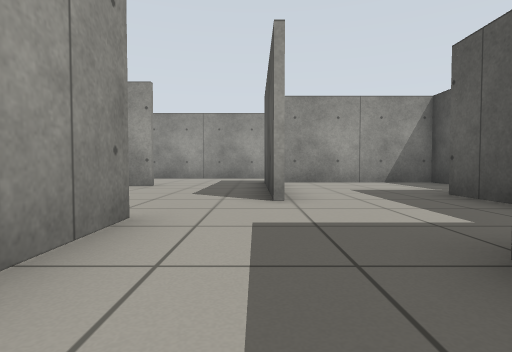
[1] (above)

19 first-person views from a walk through a world built for the Gazebo simulator. The camera is 0.5 m above the floor, tilts 2° down and sees 80° across. The floor is counted in squares, 1 m on a side. Each view is taken from the middle of a square. On the plan, view 1 faces up. The plan holds only what a view shows up to about 9 squares ahead; the rest is blank.

[2]
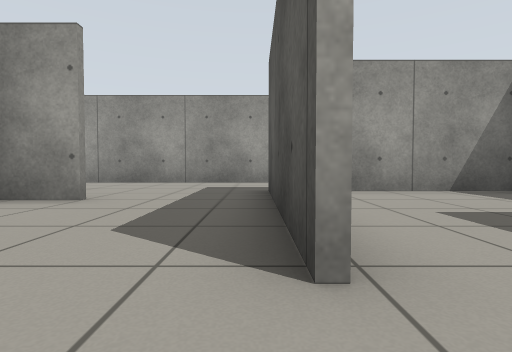

[3]
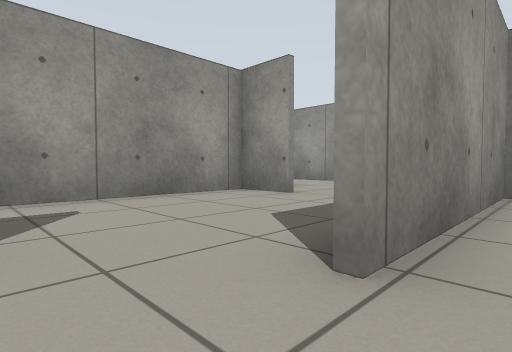

[4]
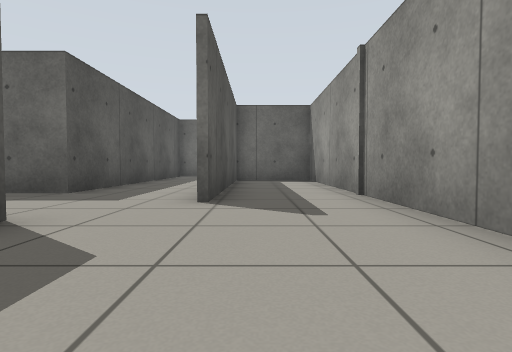

[5]
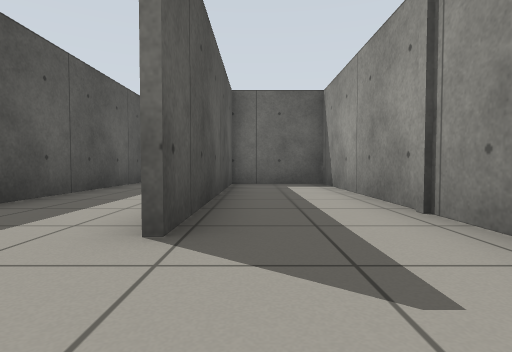

[6]
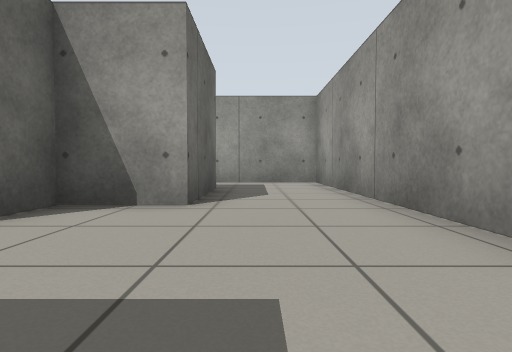

[7]
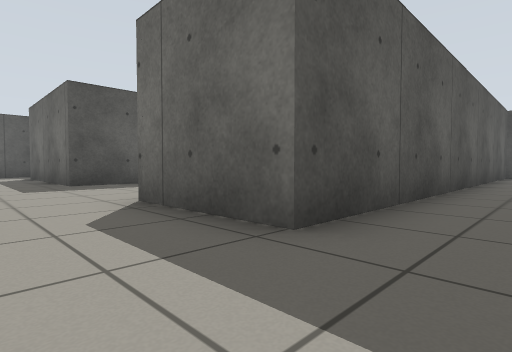

[8]
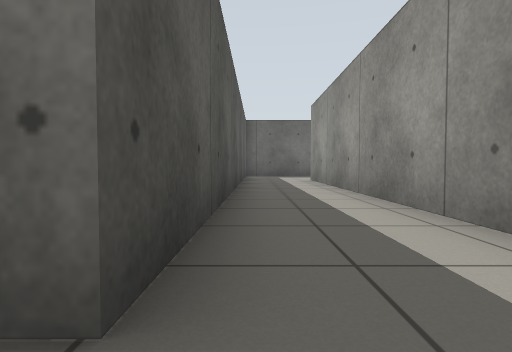

[9]
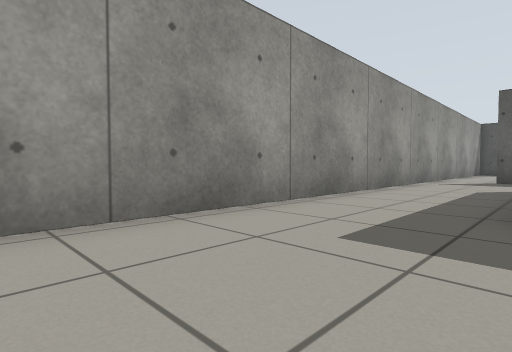

[10]
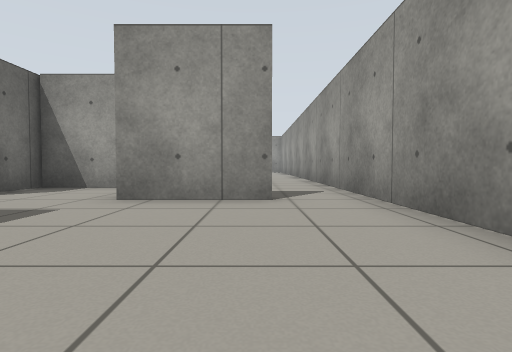

[11]
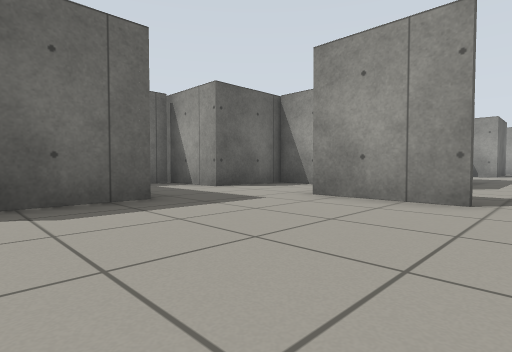

[12]
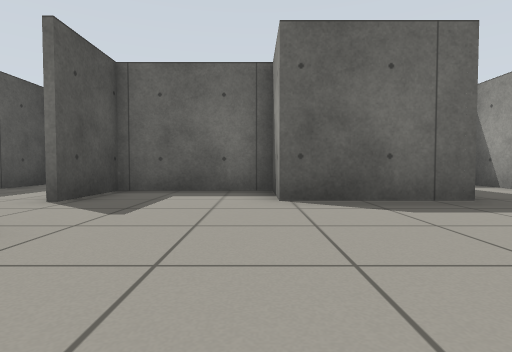

[13]
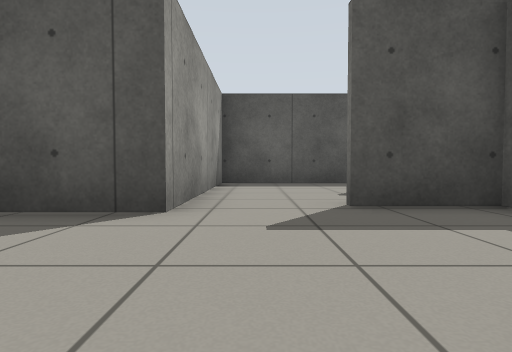

[14]
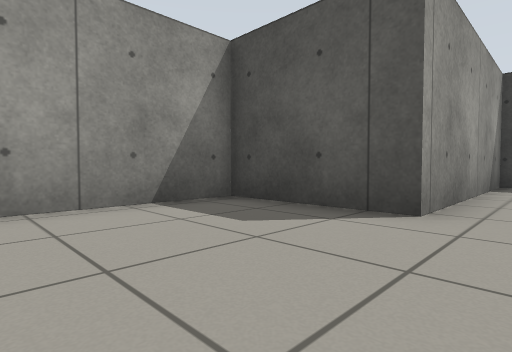

[15]
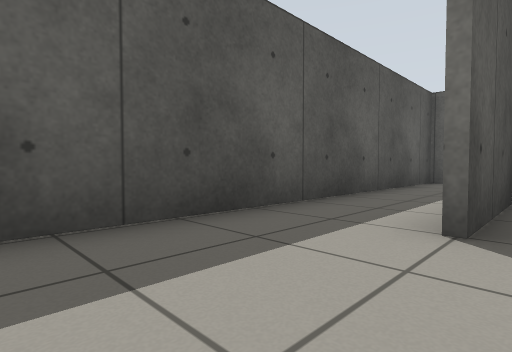

[16]
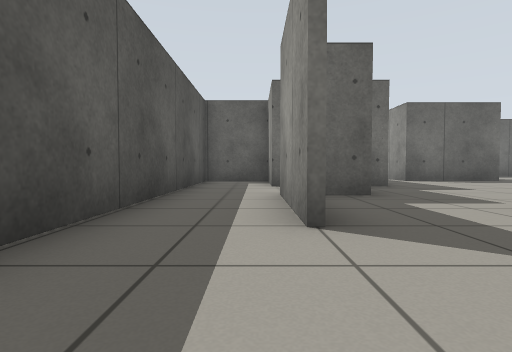

[17]
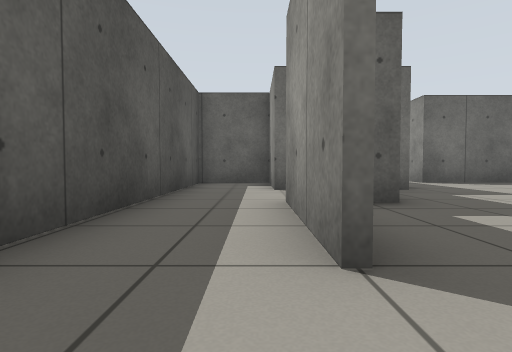

[18]
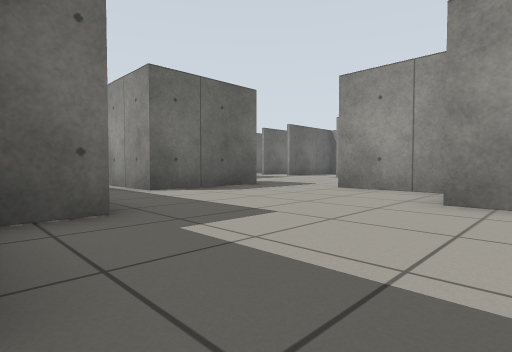

[19]
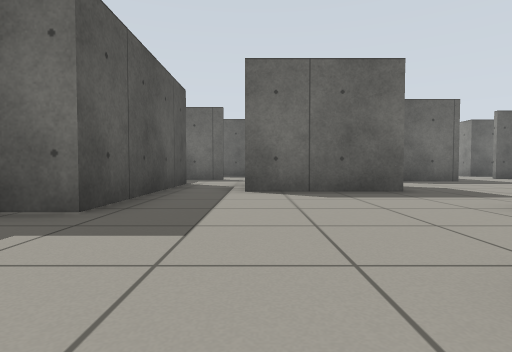

### Floor plan
Ten units are one square. View 1 is at (0, 0); x grows to the right and y downward. Boxes are objects, and circles mark ways between rooms. Rooms are numbered by the first view taken in them; rooms with no view inside come last. Other rooms are left out.
<svg viewBox="-94 -123 305 171">
<path fill="none" stroke="#000" d="M-25 -74 -38 -74 -38 32 -14 32 -14 -30M4 -54 4 -42M2 -42 2 -91 29 -91M-12 -30 -12 -14M33 -39 33 -53M-66 4 -66 -91 -38 -91 -38 -75 -29 -75M13 39 13 -16 25 -16M74 -118 -89 -117 -89 -10M99 -67 127 -67 127 -50 157 -50 157 -69M186 -56 186 -28M184 -46 184 -56M99 -118 74 -118M76 -103 76 -79M76 -31 82 -31M186 -8 186 11M52 -70 52 -52 76 -52 76 -29M186 15 206 15 206 -89 152 -89 152 -118 123 -118M127 -36 127 -29M170 -29 179 -29M108 -26 108 -4M111 18 142 18 142 40M184 -29 184 -46M159 43 159 -8 167 -8M51 -80 51 -89 4 -89 4 -54"/>
<circle cx="70" cy="-110" r="3" fill="#2a7"/>
<circle cx="15" cy="-50" r="3" fill="#2a7"/>
<circle cx="170" cy="-50" r="3" fill="#2a7"/>
<text x="-20" y="-60">1</text>
<text x="140" y="-70">2</text>
<text x="140" y="-10">3</text>
<text x="20" y="-70">4</text>
</svg>
Room 1 opens to room 2. Room 1 opens to room 4. Room 2 opens to room 3.

Where each view was taken, in squares from view 1:
view 1: 0 up, 0 right, facing up
view 2: 3 up, 0 right, facing up
view 3: 3 up, 1 right, facing up-left
view 4: 7 up, 2 left, facing down
view 5: 5 up, 2 left, facing down
view 6: 10 up, 0 right, facing left
view 7: 11 up, 8 left, facing down-right
view 8: 10 up, 7 left, facing down
view 9: 9 up, 3 left, facing up-right
view 10: 10 up, 12 right, facing left
view 11: 11 up, 12 right, facing down-left
view 12: 11 up, 13 right, facing down
view 13: 8 up, 12 right, facing right
view 14: 8 up, 12 right, facing up-right
view 15: 8 up, 18 right, facing down-right
view 16: 8 up, 19 right, facing down
view 17: 7 up, 19 right, facing down
view 18: 4 up, 17 right, facing down-left
view 19: 4 up, 14 right, facing down
